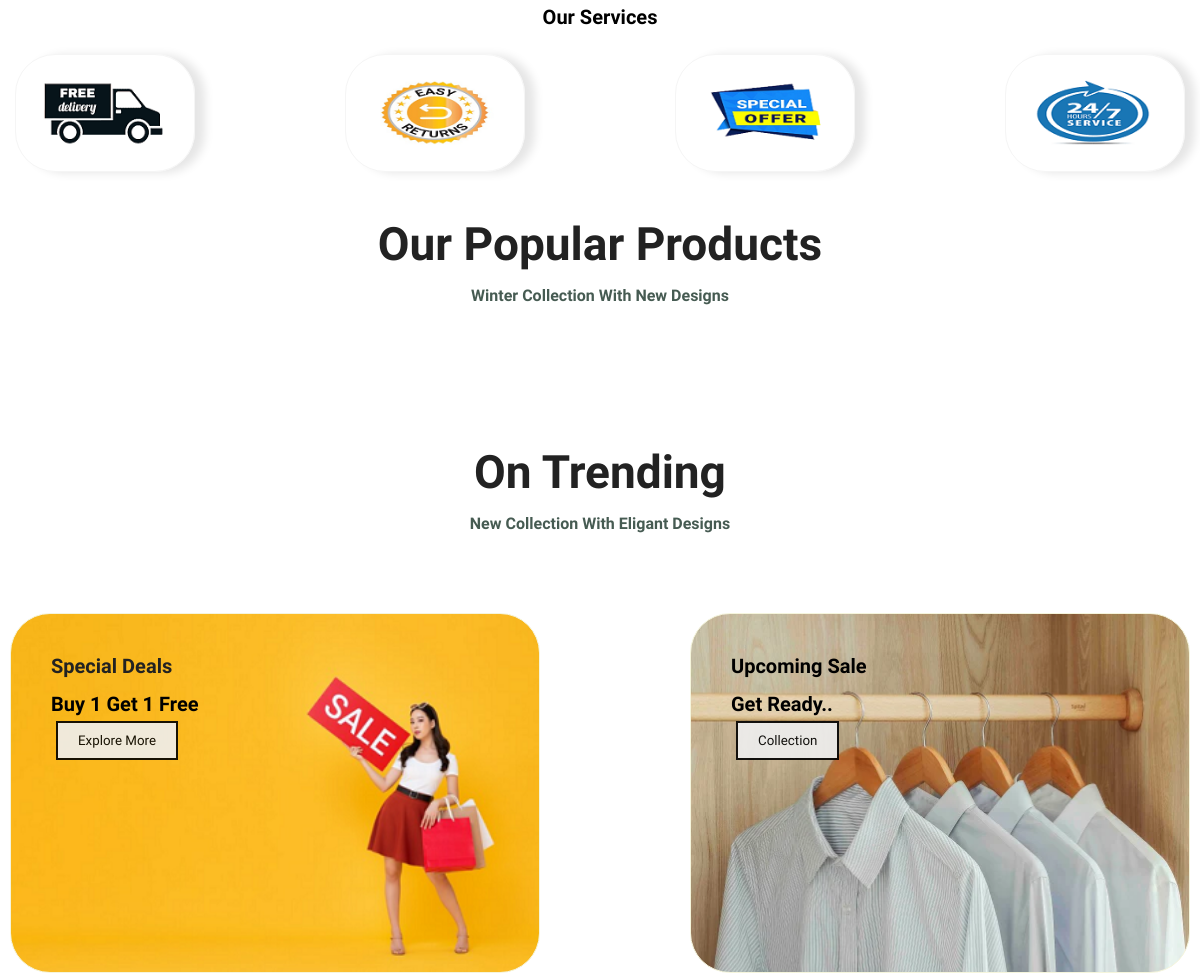
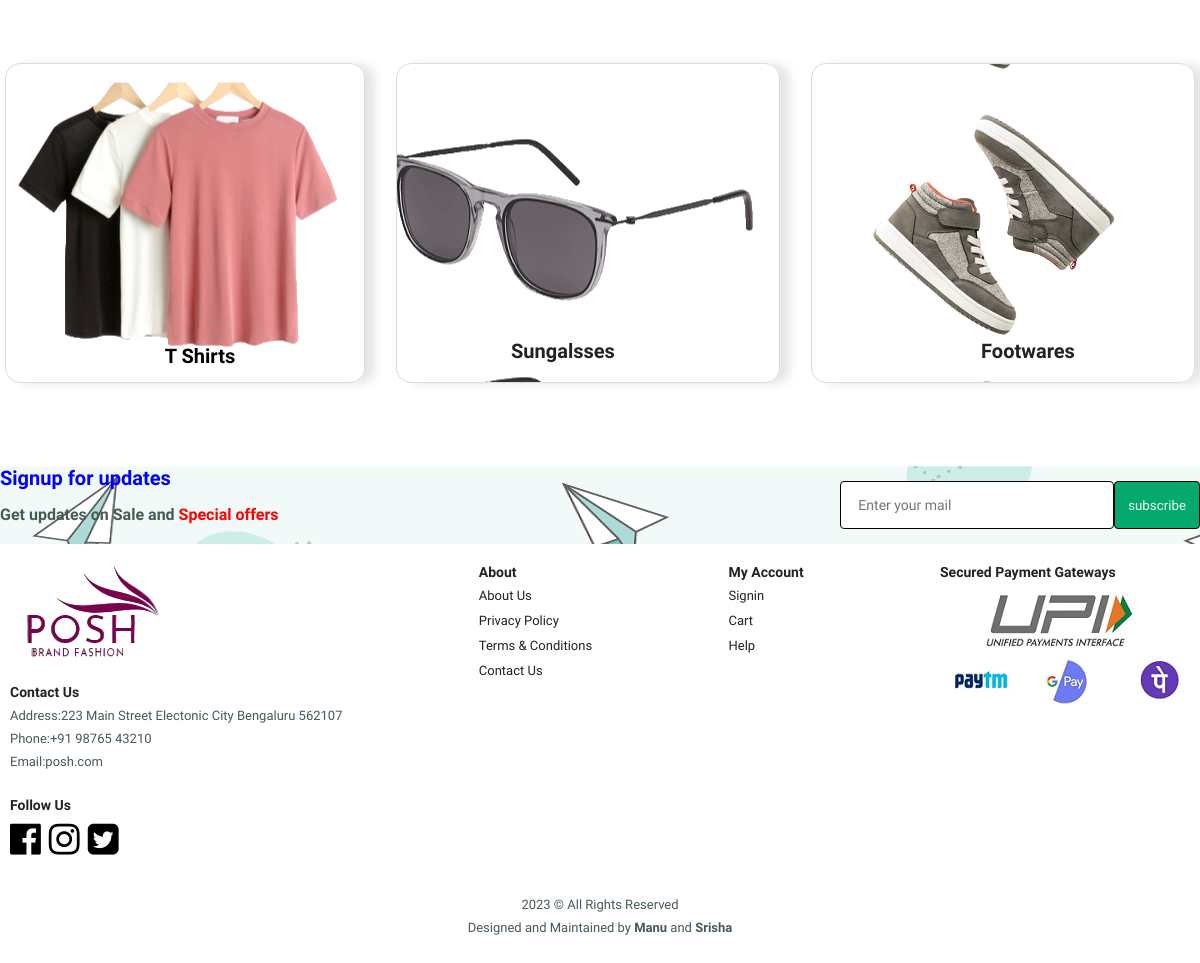
Before: / (lower part) with the older database file (2 pictures, top to bottom).
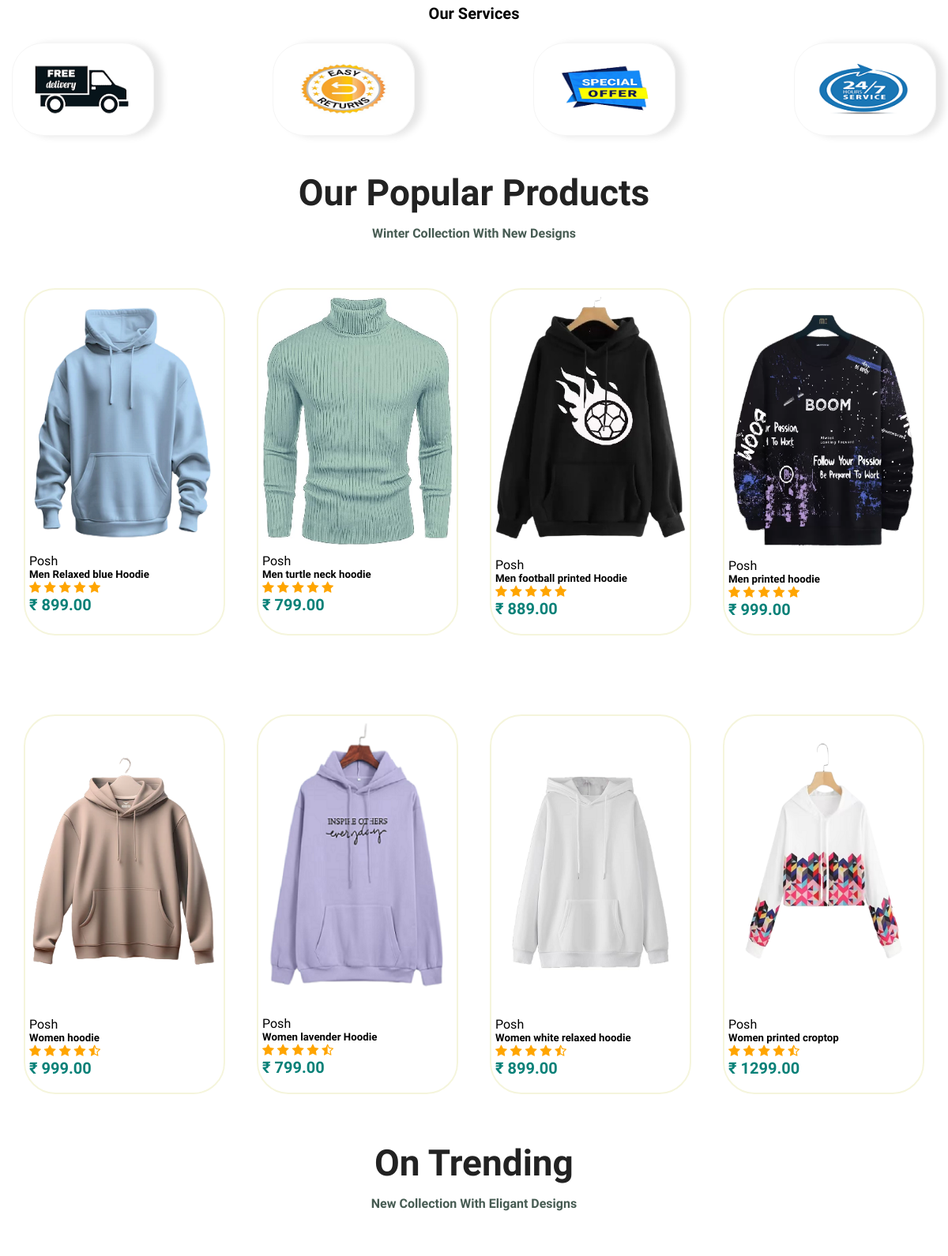
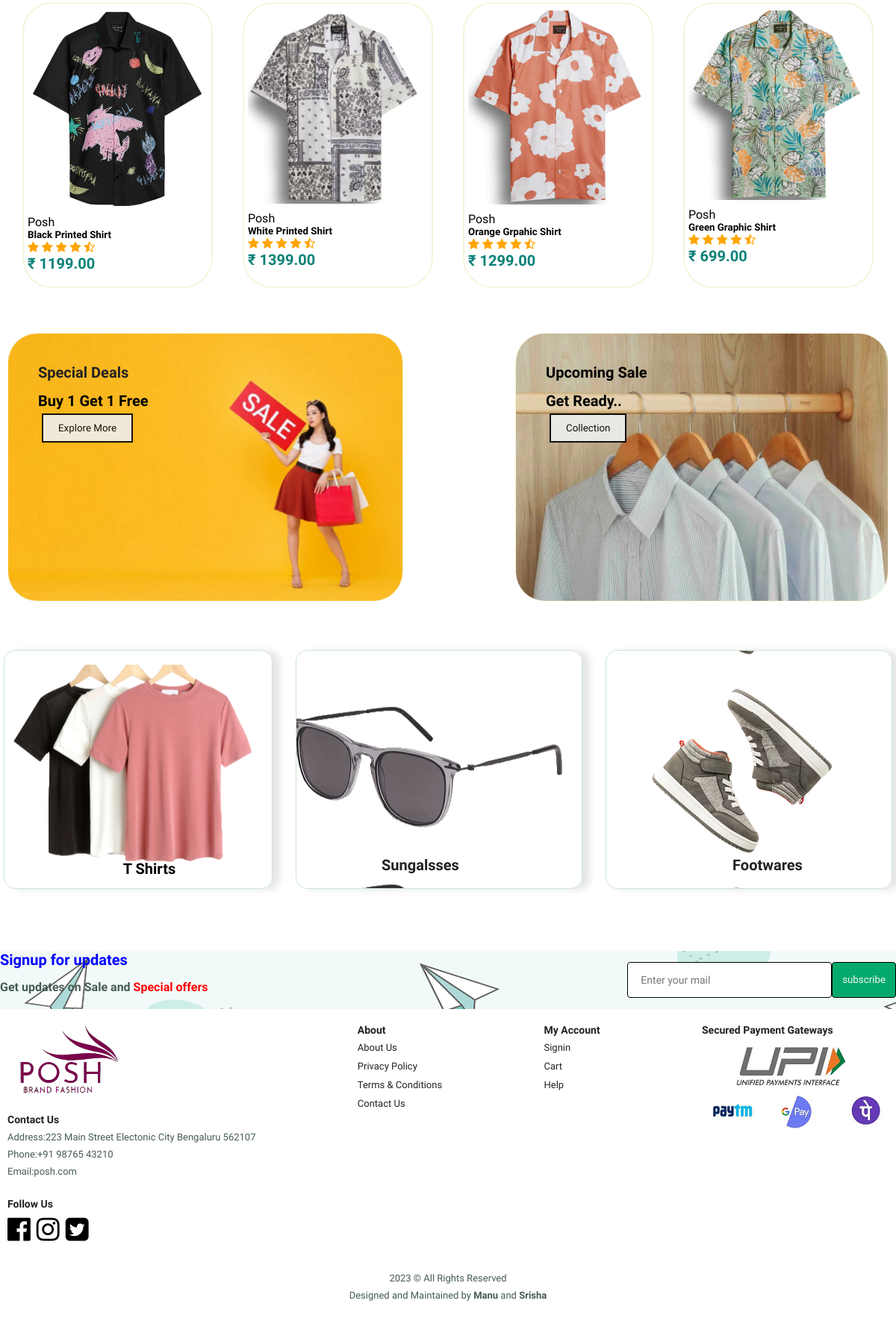
After: the same page with the newer database file (2 pictures, top to bottom).
### tables this page shows
CREATE TABLE `products` (
  `product_id` int(11) NOT NULL,
  `Gender` varchar(10) NOT NULL,
  `product_name` varchar(100) NOT NULL,
  `product_category` varchar(100) NOT NULL,
  `product_description` varchar(255) NOT NULL,
  `product_image` varchar(255) NOT NULL,
  `product_price` decimal(6,2) NOT NULL,
  `product_special offer` int(2) NOT NULL,
  `product_color` varchar(100) NOT NULL
);

### Includes/index_products.php (called while the page is built)
<?php
include('connection.php');
$stmt = $conn->prepare("SELECT * FROM products WHERE Gender='Men' AND product_category='Apperal/Hoodie' LIMIT 4");
$stmt->execute();
$index_men = $stmt->get_result();
$stmt1 = $conn->prepare("SELECT * FROM products WHERE Gender='Women' AND product_category='Apperal/Hoodie' LIMIT 4");
$stmt1->execute();
$index_women = $stmt1->get_result();
$stmt2 = $conn->prepare("SELECT * FROM products WHERE Gender='Men' AND product_category='Apperal/shirt' LIMIT 4");
$stmt2->execute();
$trending_products = $stmt2->get_result();
?>

### index.php (the view, shortened to what this page needs)
<html><body>
                <section id="topproduct" class="section-p1">
                    <h2>Our Popular Products</h2>
                    <p><b>Winter Collection With New Designs</b></p>
                <div class="Collection">
                    <?php include('Includes/index_products.php'); ?>
                    <?php while($row = $index_men->fetch_assoc()) { ?>
                        <div class="product">
                           <a href="<?php echo "single_product.php?product_id=".$row['product_id']; ?>"> <img src="Assets/<?php echo $row['product_image']; ?>"></a>
                            <div class="description">
                            <span>Posh</span>
                                <h5><?php echo $row['product_name']; ?></h5>
                                <div class="rating">
                                        <span class="fa fa-star checked"></span>
                                        <span class="fa fa-star checked"></span>
                                        <span class="fa fa-star checked"></span>
                                        <span class="fa fa-star checked"></span>
                                        <span class="fa fa-star checked"></span>
                                </div>
                            <h4>&#8377; <?php echo $row['product_price']; ?></h4>
                            </div>
                </div>
                <?php } ?>
                </section>
                <section id="topproduct" class="section-p1">
                <div class="Collection">
                    <?php include('Includes/index_products.php'); ?>
                    <?php while($row = $index_women->fetch_assoc()) { ?>
                        <div class="product">
                        <a href="<?php echo "single_product.php?product_id=".$row['product_id']; ?>"> <img src="Assets/<?php echo $row['product_image']; ?>"></a>
                           <div class="description">
                           <span>Posh</span>
                                <h5><?php echo $row['product_name']; ?></h5>
                                <div class="rating">
                                        <span class="fa fa-star checked"></span>
                                        <span class="fa fa-star checked"></span>
                                        <span class="fa fa-star checked"></span>
                                        <span class="fa fa-star checked"></span>
                                        <span class="fa fa-star-half-o checked"></span>
                                </div>
                            <h4>&#8377; <?php echo $row['product_price']; ?></h4>
                            </div>
                </div>
                <?php } ?>
                </section>
                <section id="Trending" class="section-p1">
                    <h2>On Trending</h2>
                    <p><b>New Collection With Eligant Designs</b></p>
                <div class="Collection2">
                <?php include('Includes/index_products.php'); ?>
                    <?php while($row = $trending_products->fetch_assoc()) { ?>
                        <div class="product2">
                        <a href="<?php echo "single_product.php?product_id=".$row['product_id']; ?>"> <img src="Assets/<?php echo $row['product_image']; ?>"></a>
                           <div class="description">
                                <span>Posh</span>
                                <h5><?php echo $row['product_name']; ?></h5>
                                <div class="rating">
                                        <span class="fa fa-star checked"></span>
                                        <span class="fa fa-star checked"></span>
                                        <span class="fa fa-star checked"></span>
                                        <span class="fa fa-star checked"></span>
                                        <span class="fa fa-star-half-o checked"></span>
                                </div>
                            <h4>&#8377; <?php echo $row['product_price']; ?></h4>
                            </div>
                </div>
                <?php } ?>
            </section>
</body>
</html>

Changed rows visible on the page:
now on this page (row edited): products: product_image (picture), product_name "Men Relaxed blue Hoodie", product_price "899.00", shown under "Our Popular Products"
now on this page (row edited): products: shows a picture, product_name "Men turtle neck hoodie", product_price "799.00", shown under "Our Popular Products"
now on this page (row edited): products: product_image (picture), product_name "Men football printed Hoodie", product_price "889.00", shown under "Our Popular Products"
now on this page (row edited): products: product_image (picture), product_name "Men printed hoodie", product_price "999.00", shown under "Our Popular Products"
now on this page (row edited): products: product_image (picture), product_name "Women hoodie", product_price "999.00"
now on this page (row edited): products: product_image (picture), product_name "Women lavender Hoodie", product_price "799.00"
now on this page (row edited): products: product_image (picture), product_name "Women white relaxed hoodie", product_price "899.00"
now on this page (row edited): products: product_image (picture), product_name "Women printed croptop", product_price "1299.00"
now on this page (row edited): products: product_image (picture), product_name "Black Printed Shirt", product_price "1199.00", shown under "On Trending"
now on this page (row edited): products: product_image (picture), product_name "White Printed Shirt", product_price "1399.00", shown under "On Trending"
now on this page (row edited): products: product_image (picture), product_name "Orange Grpahic Shirt", product_price "1299.00", shown under "On Trending"
now on this page (row edited): products: product_image (picture), product_name "Green Graphic Shirt", product_price "699.00", shown under "On Trending"
